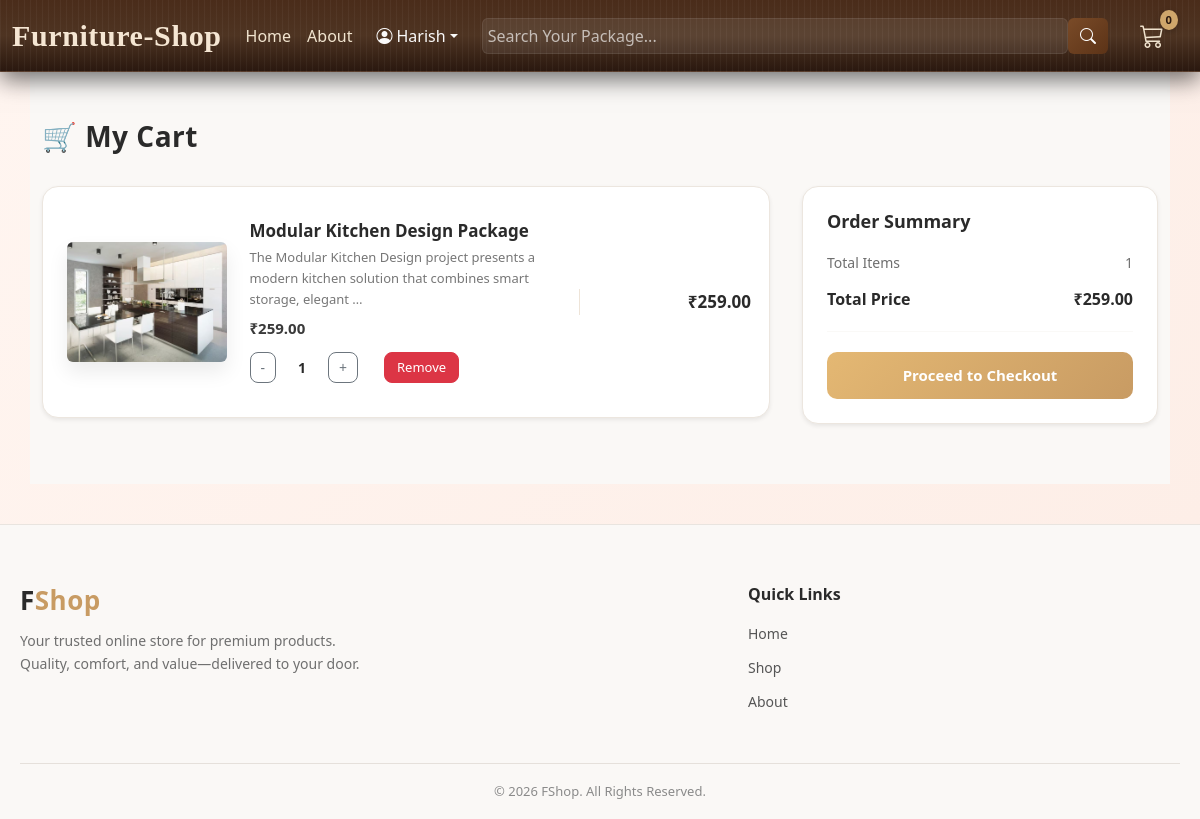
The page /cart/ (signed in) on the database as committed earlier.
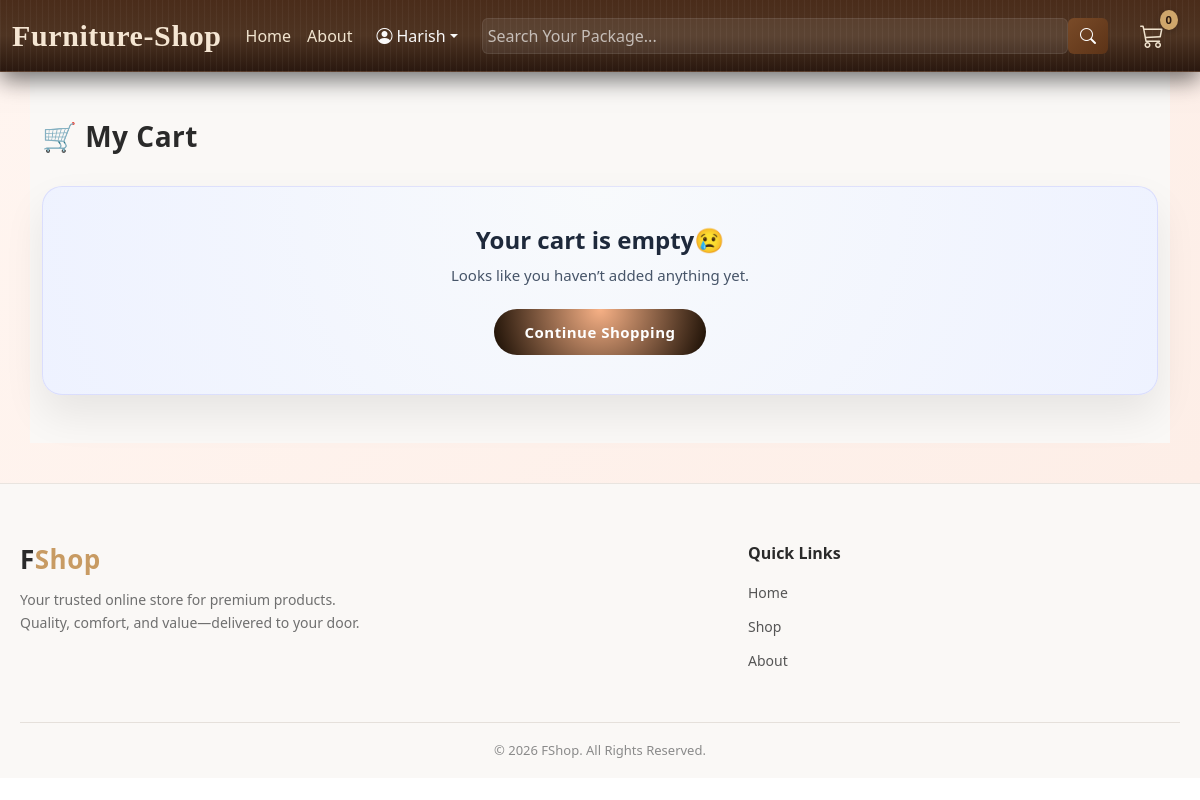
The same page on the database as committed later.
### cart/models.py (models this page shows, shortened)
class CartItem(models.Model):
    product = models.ForeignKey(Product, on_delete=models.CASCADE, related_name='cart_items')
    user = models.ForeignKey(User, on_delete=models.CASCADE, related_name='cart_items')
    quantity = models.PositiveIntegerField(default=0)
    added = models.DateTimeField(auto_now_add=True)
    updated = models.DateTimeField(auto_now=True)
    class Meta:
        unique_together = [['user', 'product']]
    @property
    def subtotal(self):
        return self.quantity * self.product.price

### products/models.py (models this page shows, shortened)
class Product(models.Model):
    title = models.CharField(max_length=255)
    desc = models.TextField(max_length=500)
    price = models.DecimalField(max_digits=10, decimal_places=2)
    stock = models.PositiveIntegerField()
    thumbnail = models.ImageField(upload_to='products/thumbnails/')
    created_at = models.DateTimeField(auto_now_add=True)
    updated_at = models.DateTimeField(auto_now=True)

### cart/views.py (the view)
# urls.py: path('', view_cart, name = 'view_cart'),
@login_required
def view_cart(request):
    cart_items = CartItem.objects.filter(user=request.user)
    total_quantity = sum(item.quantity for item in cart_items)
    total_price = sum(item.subtotal for item in cart_items)
    context = {
        "cart_items": cart_items,
        "total_quantity": total_quantity,
        "total_price": total_price,
    }
    return render(request, "cart/cart.html", context)

### templates/cart/cart.html (shortened to what this page needs)
{% extends 'base/base.html' %}
{% block content %}
<section id="cart-page" class="container py-5"
data-plus-url="{% url 'increase_cart_item' %}"
data-minus-url="{% url 'decrease_cart_item' %}"
data-remove-url="{% url 'remove_cart_item' %}">
    <h2 class="cart-title">🛒 My Cart</h2>
    {% if cart_items %}
    <div class="row">
        <div class="col-lg-8 cart-items">
            {% for item in cart_items %}
                {% include 'cart/includes/product_cart_item.html' %}
            {% endfor %}
        </div>
        <div class="col-lg-4">
            <div class="cart-summary card shadow-sm sticky-top">
                <div class="card-body">
                    <h5 class="summary-title">Order Summary</h5>
                    <div class="summary-row">
                        <span>Total Items</span>
                        <span>{{ total_quantity }}</span>
                    </div>
                    <div class="summary-row total">
                        <span>Total Price</span>
                        <span>₹{{ total_price }}</span>
                    </div>
                    <hr>
                    <a href="{% url 'create_order' %}" class="btn btn-warning w-100 fw-bold">
                        Proceed to Checkout
                    </a>
                </div>
            </div>
        </div>
    </div>
    {% else %}
        {% include 'cart/includes/empty_cart.html' %}
    {% endif %}
</section>
{% endblock %}

### templates/cart/includes/product_cart_item.html (shortened to what this page needs)
<div class="cart-item card shadow-sm"
     data-product-id="{{ item.product.id }}">
    <div class="row g-0 align-items-center">
        <div class="col-md-3 text-center cart-thumb">
            <img src="{{ item.product.thumbnail.url }}"
                 class="img-fluid rounded">
        </div>
        <div class="col-md-6">
            <div class="card-body">
                <h5 class="cart-product-title">
                    <a href="{% url 'product_details' item.product.pk %}" class="no-decoration">
                        {{ item.product.title }}
                    </a>
                </h5>
                <p class="cart-product-desc">
                    {{ item.product.desc|truncatewords:15 }}
                </p>
                <p class="cart-price">
                    ₹{{ item.product.price }}
                </p>
                <div class="cart-controls">
                    <button class="btn btn-outline-secondary btn-sm qty-minus">-</button>
                    <span class="cart-qty qty">{{ item.quantity }}</span>
                    <button class="btn btn-outline-secondary btn-sm qty-plus">+</button>
                    <button class="btn btn-danger btn-sm ms-3 remove-item">
                        Remove
                    </button>
                </div>
            </div>
        </div>
        <div class="col-md-3 text-end cart-subtotal subtotal">
            ₹{{ item.subtotal }}
        </div>
    </div>
</div>

Rows that differ between the two databases and show on the page:
removed CartItem: product.thumbnail (picture), product "Modular Kitchen Design Package", product.desc "The Modular Kitchen Design project presents a modern kitchen solution that combines smart storage, elegant …", product.price "259.00", quantity "1", subtotal "259.00"
Other text that changed with them:
{{ total_quantity }}: "1" → (not shown)
{{ total_price }}: "259.00" → (not shown)
text no longer shown: "Order Summary Total Items Total Price ₹ Proceed to Checkout"
text now shown: "Your cart is empty😢 Looks like you haven’t added anything yet. Continue Shopping"
